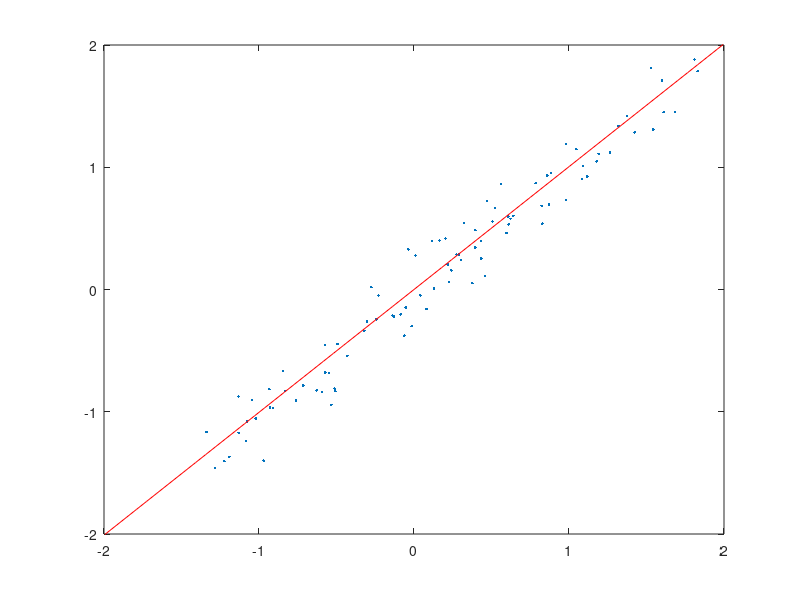

Source code (MATLAB):
% This script illustrates gradient descent for linear regression
% Author: Andreas Krause (ETHZ)

a = 1; %slope
eps = .2; %noise
X = randn(100,1); %randomly generate features X
Y = a*X+randn(100,1)*eps; %generate noisy response Y
w = 0; %initial guess for slope
for i = 1:20
    % some plotting
    plot(X,Y,'.');
    hold on
    Xint = linspace(min(X),max(X));
    Yint=w*Xint;
    axis([-2,2,-2,2]);
    plot(Xint,Yint,'r');
    hold off
    pause
   
    eta=(1e-2)/i; %set learning rate
    w=w+eta*2*(Y-w*X)'*X; %gradient descent
    
end